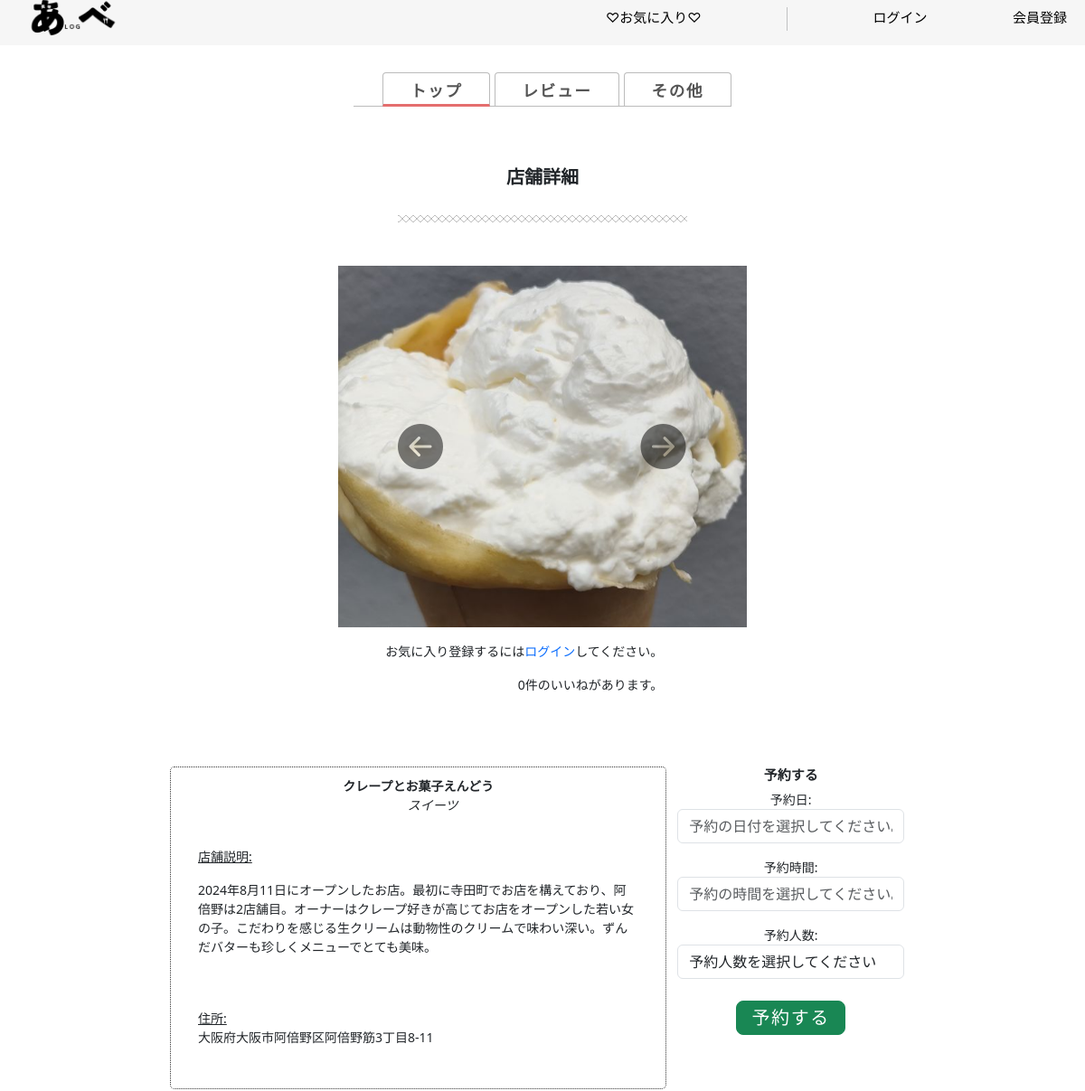
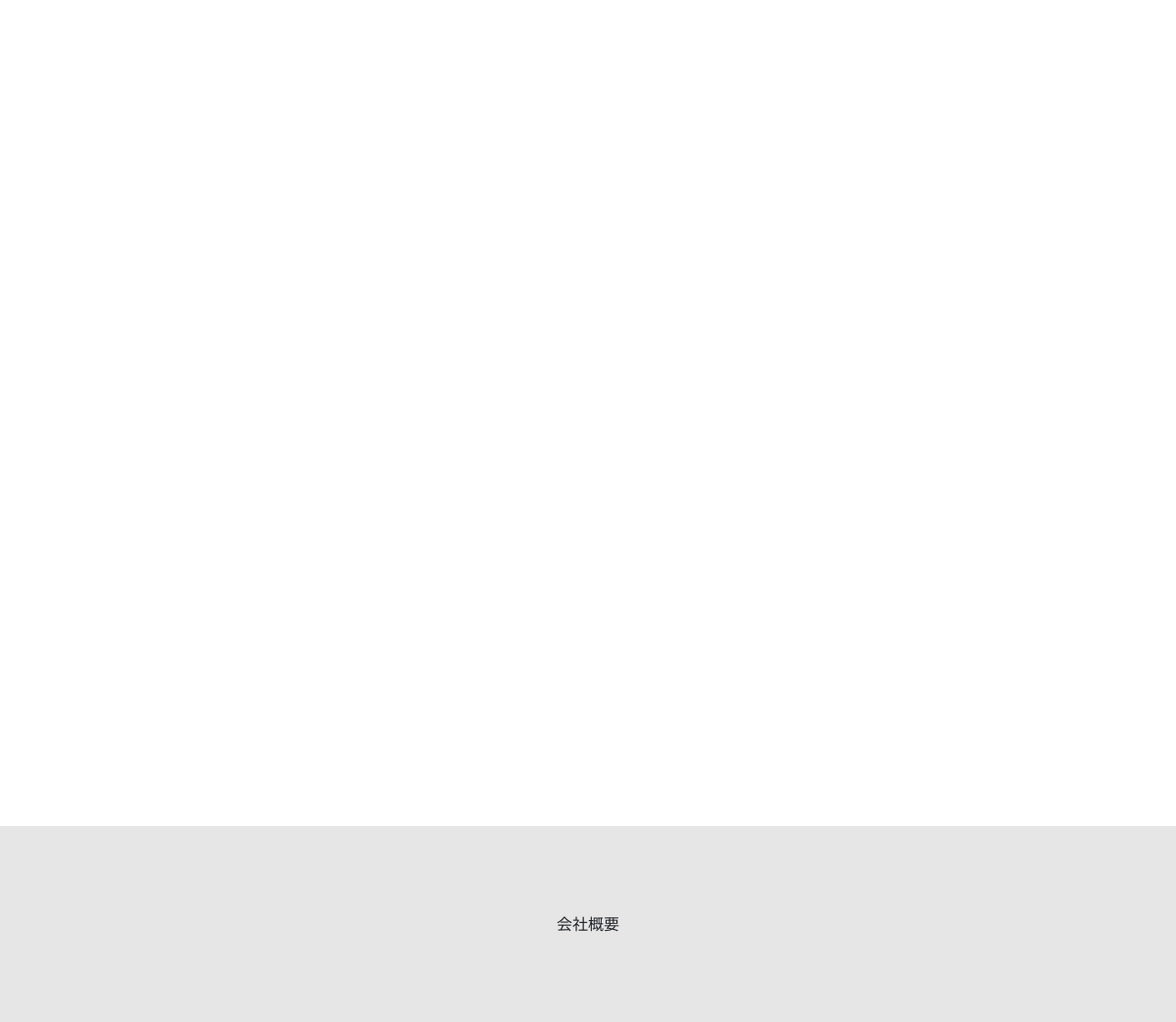
/detail/14, run on the app's committed database (2 pictures, top to bottom).
### gourmet/models.py (models this page shows, shortened)
class StoreInfo(models.Model):
    user = models.ForeignKey(CustomUser, verbose_name='ユーザー',on_delete=models.PROTECT)
    store_name = models.CharField(verbose_name='店舗名',max_length=40)
    category = models.ForeignKey(Category,verbose_name='ジャンル',on_delete=models.CASCADE)
    store_detail = models.TextField(verbose_name='店舗詳細',blank=True, null=True)
    store_address = models.TextField(verbose_name='店舗住所',blank=True,null=True)
    photo1 = models.ImageField(verbose_name='写真1',blank=True,default='noImage.png')
    photo2 = models.ImageField(verbose_name='写真2',blank=True,default='noImage.png')
    photo3 = models.ImageField(verbose_name='写真3',blank=True,default='noImage.png')
    create_at = models.DateTimeField(verbose_name='作成日時',auto_now_add=True)
    updated_at = models.DateTimeField(verbose_name='更新日時',auto_now=True)
    class Meta:
        verbose_name_plural = 'StoreInfo'

class Category(models.Model):
    category_choices = [
    ('和食', '和食'),
    ('中華', '中華'),
    ('イタリアン', 'イタリアン'),
    ('フレンチ', 'フレンチ'),
    ('寿司','寿司'),
    ('焼肉','焼肉'),
    ('韓国料理','韓国料理'),
    ('タイ料理','タイ料理'),
    ('スペイン料理','スペイン料理'),
    ('海鮮','海鮮'),
    ('洋食','洋食'),
    ('バー','バー'),
    ('ハンバーガー','ハンバーガー'),
    ('スイーツ','スイーツ'),
    ('カレー','カレー'),
    ('鉄板焼き/お好み','鉄板焼き/お好み'),
    ('ラーメン','ラーメン'),
    ('その他(ベーカリー)','その他(ベーカリー)'),
    ('串/揚げ物','串/揚げ物')
]
    category = models.CharField(verbose_name='ジャンル', choices=category_choices, max_length=50,null=True,blank=True)
    def __str__(self):
        return dict(self.category_choices)[self.category]

### gourmet/views.py (the view, shortened to what this page needs)
# urls.py: path('detail/<int:pk>',views.StoreDetailView.as_view(),name='detail'),
class StoreDetailView(generic.DetailView):
    model = StoreInfo
    template_name = 'store_detail.html'
    def get_context_data(self,**kwargs):
        store = self.get_object()
        context = super().get_context_data(**kwargs)
        context['form'] = ReservationForm() #get_context_dataにReservationFormを呼び出す。この'form'という変数をテンプレートで使えるようになる。
        context['reviews'] = Review.objects.filter(store_name=store).order_by('-create_at')
        average_score = Review.objects.filter(store_name=store).aggregate(average_score=Avg('score'))['average_score'] or 0
        context['average_score'] = average_score
        restaurant_id = self.kwargs['pk']
        restaurant_name = StoreInfo.objects.filter(id=restaurant_id)[0].store_name
        if self.request.user.is_authenticated: #ログインしていない状態で店舗詳細画面に遷移しようとするとエラーになるため場合わけ
            context['user_likes'] = Like.objects.filter(user=self.request.user).values_list('fav',flat=True) #favはLikeモデルのフィールド名
        else:
            context['user_likes'] = []
        return context

### gourmet/forms.py
class ReservationForm(forms.ModelForm):
    class Meta:
        model = Reservation
        fields = ['date', 'time', 'persons']
        widgets = {
            'date': forms.TextInput(attrs={'class': 'form-control fieldset__input js__datepicker mb-3', 'placeholder': '予約の日付を選択してください。'}),
            'time': forms.TextInput(attrs={'class': 'form-control fieldset__input js__timepicker mb-3', 'placeholder': '予約の時間を選択してください。'}),
            'persons': forms.Select(attrs={'class': 'form-control mb-3'}, choices=[
                ('', '予約人数を選択してください'),
                (1, '1名'),
                (2, '2名'),
                (3, '3名'),
                (4, '4名'),
                (5, '5名以上')
            ])
        }

### gourmet/context_processors.py (called while the page is built)
def member_status(request):
    if request.user.is_authenticated:
        from gourmet.models import Member
        is_member = Member.objects.filter(user=request.user).exists()
        return {'is_member': is_member}
    return {'is_member': False}

### gourmet/templates/store_detail.html (shortened to what this page needs)
{% extends 'base.html' %}
{% load static %}
{% block head %}
<link rel="stylesheet" href="{% static 'css/default.css' %}">
<link rel="stylesheet" href="{% static 'css/default.date.css' %}">
<link rel="stylesheet" href= "{% static 'css/default.time.css' %}">
<link rel="stylesheet" href="{% static 'css/skeleton-tabs.css' %}">
<link rel="stylesheet" href="{% static 'css/skeleton.css' %}">
<link href="https://cdnjs.cloudflare.com/ajax/libs/lightbox2/2.11.4/css/lightbox.css" rel="stylesheet">
{% endblock %}
{% block contents %}
<div class="tab-container">
  <ul class="tab-nav">
    <li>
      <a class="button active" href="#one">トップ</a>
    </li>
    <li>
      <a class="button" href="#two">レビュー</a>
    </li>
    <li>
      <a class="button" href="#three">その他</a>
    </li>
  </ul>
</div>
<div class="tab-content">
  <div class="tab-pane active" id="one">
    <div class="a_detail">
      <div class="store-h1">
          <h1>店舗詳細</h1>
      </div>
      <hr class="hr1 mb-5">
      <div id="carouselExample" class="carousel slide">
          <div class="carousel-inner">
            <div class="carousel-item active">
              {% if object.photo1 %}
                  <img src="{{ object.photo1.url}}" class="d-block w-90" alt="...">
              {% endif %}
            </div>
          </div>
          <button class="carousel-control-prev" type="button" data-bs-target="#carouselExample" data-bs-slide="prev">
            <span class="bi bi-arrow-left-circle-fill" aria-hidden="true"></span>
          </button>
          <button class="carousel-control-next" type="button" data-bs-target="#carouselExample" data-bs-slide="next">
            <span class="bi bi-arrow-right-circle-fill" aria-hidden="true"></span>
          </button>
        </div>
        <div class="fav col-md-8 mt-3">
          <form id="fav-form" method="post" action="{% url 'gourmet:toggle_favorite' store_id=storeinfo.pk %}">
            {% if user.is_authenticated %}
            <button type="submit" id="fav-btn">
              {% if storeinfo.id in user_likes %}
                <span id="fav"><i class="fa-solid fa-heart-circle-plus"></i></span>
              {% else %}
                お気に入りに追加<span id="non-fav"><i class="fa-regular fa-heart"></i></span>
            {% endif %}
            </button>
            {% else %}
            <p>お気に入り登録するには<a href="{% url 'account_login'%}">ログイン</a>してください。</p>
            {% endif %}
          </form>
          <span id="like-count">{{ storeinfo.like_set.count }}件のいいねがあります。</span>
        </div>
        <div class="row" style="margin-top:80px;">
          <div class="store-info col-md-8" style="padding: 10px; margin-bottom: 10px; border: 1px dotted #333333; border-radius: 5px; height: auto;">
            <strong>{{ object.store_name }}</strong>
            <br>
            <p style="text-indent: 2rem; font-style: italic;">{{object.category}}</p>
            <div class="desc">
                <u><p>店舗説明:</p></u>
                <p>{{ object.store_detail }}</p>
                <br><br>
                <u>住所:</u>
                <p>{{object.store_address}}</p>
            </div>
          </div>
        <section class="section col-md-4">
          <div class="section__block section__block--scoped">
            <h3 style="font-size: 15px; font-weight: bold; margin-bottom: 8px;">予約する</h3>
            <form method="post">
              {{ form.as_p }}
              <button type="submit"  id="submit" class="btn btn-success btn-lg mt-4" style="display: flex; justify-content: center; align-items: center;margin: auto;">予約する</button>
            </form>
          </div>
        </div>
    </div>
  </div>
</div>
{% endblock %}

### static/css/mystyle.css (style rules this page uses)
a { text-decoration: none !important; }
ul, li { list-style: none; }
:root { --easing: cubic-bezier(.2, 1, .2, 1); --transition: .8s var(--easing); --color-base: #f8f8f8; --color-gray: #ddd; --color-theme: #f5695f; --color-theme-darken: #f12617; --box-shadow: .8rem .8rem 1.2rem rgba(0, 0, 0, .05), -.8rem -.8rem 1.2rem #fff; --box-shadow-hover: 1rem 1rem 1.5rem rgba(0, 0, 0, .08), -1rem -1rem 1.5rem #fff; --box-shadow-inset: inset .8rem .8rem 1.2rem rgba(0, 0, 0, .05), inset -.8rem -.8rem 1.2rem #fff; --box-shadow-dark: .8rem .8rem 1.2rem rgba(0, 0, 0, .1), -.8rem -.8rem 1.2rem rgba(#fff,.2); }
html { font-size: 100%; line-height: 1.8; height: 100%; word-break: break-word; color: #333; background-color: var(--color-base); -webkit-appearance: none; -webkit-tap-highlight-color: transparent; }
body { font-size: 2rem; margin-top: 30px auto; margin-bottom: 0; }
*, *::before, *::after { -webkit-box-sizing: border-box; box-sizing: border-box; }
h1, h2, h3, h4, h5, h6 { font-size: 1.6rem; margin: 0; padding: 0; }
.a_detail { text-align: center; }
.store-h1 { padding-top: 20px; margin-top: 30px; margin-bottom: 30px; }
.carousel-item img { height: 400px; object-fit: cover; display: block; margin: 0 auto; }
@media screen and (min-width: 960px) { .carousel-control-prev { left: 30% !important; } }
@media screen and (min-width: 960px) { .carousel-control-next { right: 30% !important; } }
.carousel-control-prev, .carousel-control-next { width: auto !important; height: auto !important; font-size: 50px; }
.carousel-control-prev, .carousel-control-next { filter: invert(1); }
@media screen and (min-width: 960px) { .a_detail { padding:0 200px !important; } }
.a_detail { font-size: 14px; padding:0 30px }
.a_detail h1 { font-size: 20px; font-weight: bold; }
.store-info { height: 300px; margin-top: 30px; }
.desc { text-align: left; padding: 20px; }
.hr1 { position: relative; overflow: visible; text-align: center; border-width: 0; height: 8px; background-image: repeating-linear-gradient(45deg, black 0, black 1px, transparent 0, transparent 50%), repeating-linear-gradient(135deg, black 0, black 1px, transparent 0, transparent 50%); background-size: 8px 8px; width: 40%; margin: 0 auto; }
.fav { text-align: right; }

### static/css/skeleton-tabs.css (style rules this page uses)
.tab-container { display: flex; justify-content: center; padding-top: 30px; }
ul.tab-nav { list-style: none; border-bottom: 1px solid #bbb; }
ul.tab-nav li { display: inline; }
ul.tab-nav li a { font-size: 1.1rem; }
ul.tab-nav li a.button { border-bottom-left-radius: 0; border-bottom-right-radius: 0; margin-bottom: -1px; border-bottom: none; }
ul.tab-nav li a.active.button { border-bottom: 0.175em solid rgb(228, 110, 110); }
.tab-content .tab-pane { display: none; }
.tab-content .tab-pane.active { display: block; }

### static/css/skeleton.css (style rules this page uses)
.button, button, input[type="submit"], input[type="reset"], input[type="button"] { display: inline-block; height: 38px; padding: 0 30px; color: #555; text-align: center; font-size: 11px; font-weight: 600; line-height: 38px; letter-spacing: .1rem; text-transform: uppercase; text-decoration: none; white-space: nowrap; background-color: transparent; border-radius: 4px; border: 1px solid #bbb; cursor: pointer; box-sizing: border-box; }

### data on the page
StoreInfo: photo1 (picture), like_set.count "0", store_name "クレープとお菓子えんどう", category "スイーツ", store_detail "2024年8月11日にオープンしたお店。最初に寺田町でお店を構えており、阿倍野は2店舗目。オーナーはクレープ好きが高じてお店をオープンした若い女の子。こだわりを感じる生クリームは動物性のクリームで味わい深い。ずんだバターも珍しくメニューでとても美味。", store_address "大阪府大阪市阿倍野区阿倍野筋3丁目8-11"
